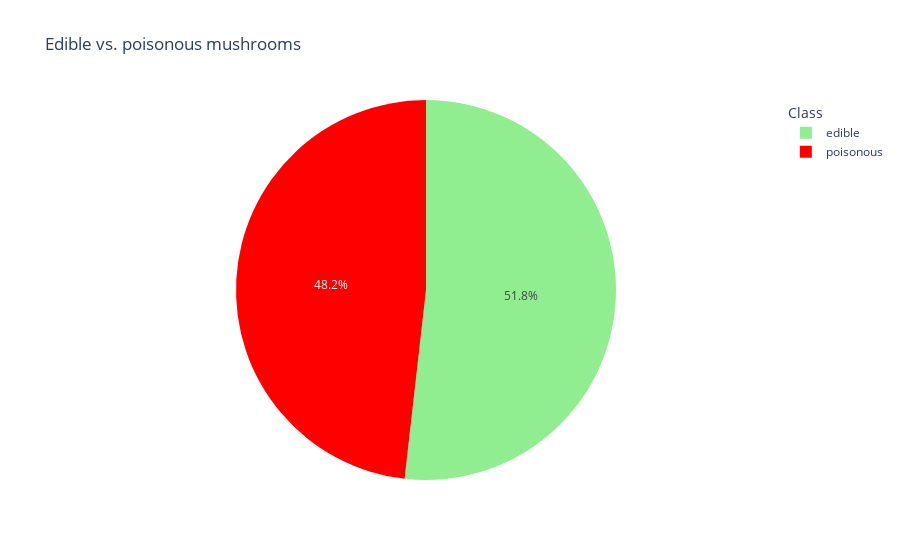

Source (notebook cell):
### Code cell
## Plotting target data skew
colors = ['lightgreen', 'red']
fig = go.Figure(data=[go.Pie(labels=poison_mushroom_count['class'], 
                             values=poison_mushroom_count['count'],
                             direction='clockwise', marker=dict(colors=colors))])
fig.update_layout(title='Edible vs. poisonous mushrooms', legend_title='Class')
fig.show()

### Figure 1 — Plotly figure (JSON) as saved in the notebook; plotly's stock layout.template omitted (floating-point values rounded to 4 significant figures)
{"data": [{"direction": "clockwise", "labels": ["edible", "poisonous"], "marker": {"colors": ["lightgreen", "red"]}, "type": "pie", "values": [4208, 3916]}], "layout": {"legend": {"title": {"text": "Class"}}, "title": {"text": "Edible vs. poisonous mushrooms"}}}
